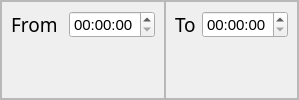
                                          <widget class="QFrame" name="avl_time_opt_frame_edit">
                                           <property name="minimumSize">
                                            <size>
                                             <width>0</width>
                                             <height>0</height>
                                            </size>
                                           </property>
                                           <property name="maximumSize">
                                            <size>
                                             <width>500</width>
                                             <height>16777215</height>
                                            </size>
                                           </property>
                                           <property name="frameShape">
                                            <enum>QFrame::StyledPanel</enum>
                                           </property>
                                           <property name="frameShadow">
                                            <enum>QFrame::Raised</enum>
                                           </property>
                                           <layout class="QHBoxLayout" name="horizontalLayout_64">
                                            <property name="spacing">
                                             <number>0</number>
                                            </property>
                                            <property name="leftMargin">
                                             <number>0</number>
                                            </property>
                                            <property name="topMargin">
                                             <number>0</number>
                                            </property>
                                            <property name="rightMargin">
                                             <number>0</number>
                                            </property>
                                            <property name="bottomMargin">
                                             <number>0</number>
                                            </property>
                                            <item>
                                             <widget class="QFrame" name="fromtime_frame_edit">
                                              <property name="frameShape">
                                               <enum>QFrame::StyledPanel</enum>
                                              </property>
                                              <property name="frameShadow">
                                               <enum>QFrame::Raised</enum>
                                              </property>
                                              <layout class="QFormLayout" name="formLayout_19">
                                               <item row="0" column="0">
                                                <widget class="QLabel" name="from_text_label_edit">
                                                 <property name="font">
                                                  <font>
                                                   <family>Tw Cen MT</family>
                                                   <pointsize>14</pointsize>
                                                  </font>
                                                 </property>
                                                 <property name="text">
                                                  <string>From </string>
                                                 </property>
                                                </widget>
                                               </item>
                                               <item row="0" column="1">
                                                <widget class="QTimeEdit" name="from_time_edit_edit">
                                                 <property name="font">
                                                  <font>
                                                   <pointsize>11</pointsize>
                                                  </font>
                                                 </property>
                                                </widget>
                                               </item>
                                              </layout>
                                             </widget>
                                            </item>
                                            <item>
                                             <widget class="QFrame" name="to_time_frame_edit">
                                              <property name="frameShape">
                                               <enum>QFrame::StyledPanel</enum>
                                              </property>
                                              <property name="frameShadow">
                                               <enum>QFrame::Raised</enum>
                                              </property>
                                              <layout class="QFormLayout" name="formLayout_20">
                                               <item row="0" column="0">
                                                <widget class="QLabel" name="to_text_label_edit">
                                                 <property name="font">
                                                  <font>
                                                   <family>Tw Cen MT</family>
                                                   <pointsize>14</pointsize>
                                                  </font>
                                                 </property>
                                                 <property name="text">
                                                  <string>To</string>
                                                 </property>
                                                </widget>
                                               </item>
                                               <item row="0" column="1">
                                                <widget class="QTimeEdit" name="to_time_edit_edit">
                                                 <property name="font">
                                                  <font>
                                                   <pointsize>11</pointsize>
                                                  </font>
                                                 </property>
                                                </widget>
                                               </item>
                                              </layout>
                                             </widget>
                                            </item>
                                           </layout>
                                          </widget>
